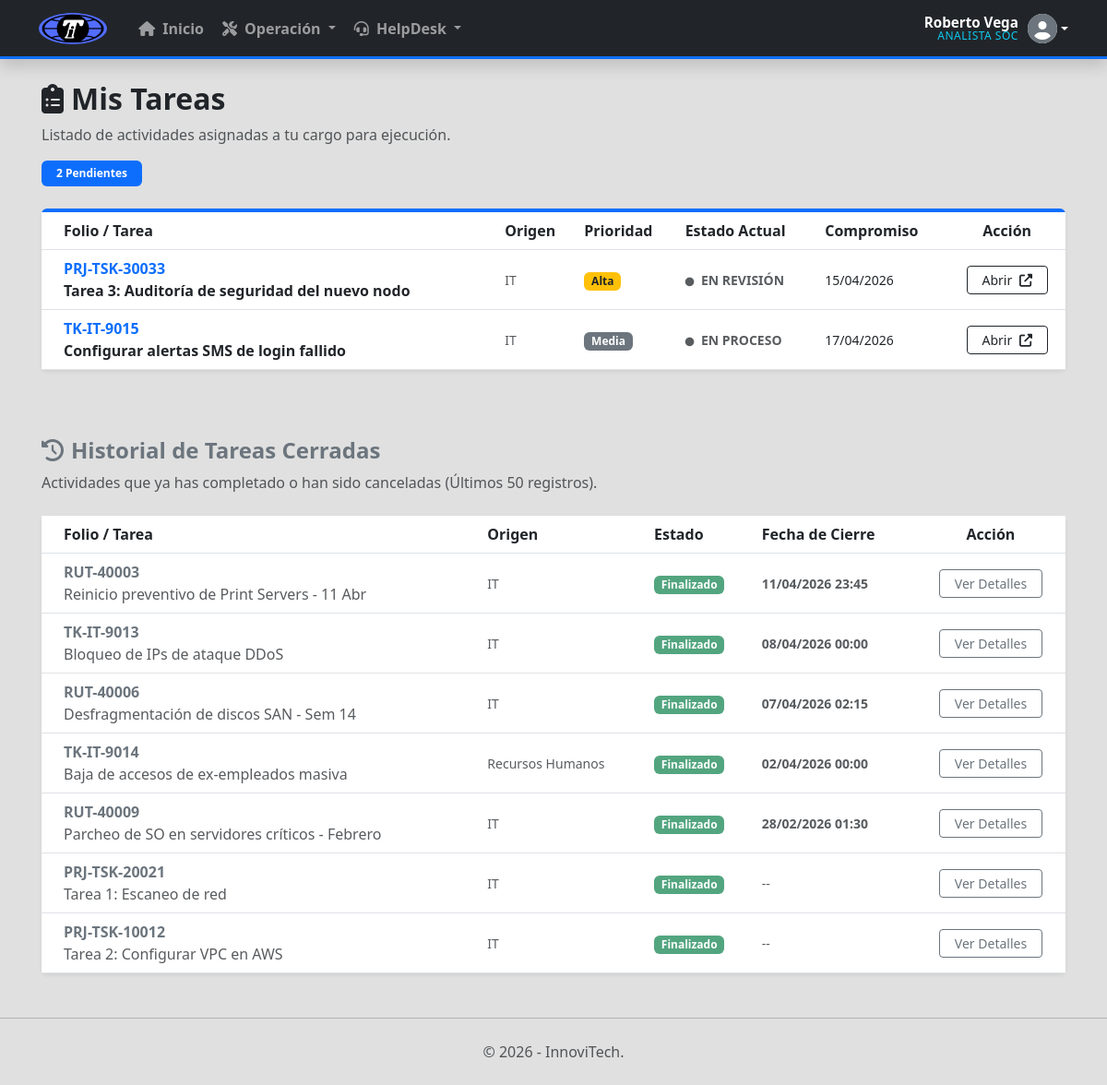
Screenshot of /TaskManager/my_tasks.php (signed in) with the database file from the repository.
### tables this page shows
CREATE TABLE `activities` (
  `Id` char(36) NOT NULL,
  `Folio` varchar(20) NOT NULL,
  `StageId` char(36) DEFAULT NULL,
  `DependsOnActivityId` varchar(36) DEFAULT NULL,
  `TemplateId` char(36) DEFAULT NULL,
  `RequesterId` char(36) NOT NULL,
  `RequesterDepartmentId` char(36) NOT NULL,
  `PrimaryDepartmentId` char(36) NOT NULL,
  `ResponsibleId` char(36) DEFAULT NULL,
  `Name` varchar(200) NOT NULL,
  `SpecificActionPlan` text DEFAULT NULL,
  `StatusId` int(11) NOT NULL,
  `ProgressPercentage` int(11) DEFAULT 0,
  `PriorityId` int(11) NOT NULL,
  `TaskTypeId` int(11) DEFAULT NULL,
  `ProjectId` varchar(36) DEFAULT NULL,
  `StartDate` datetime DEFAULT NULL,
  `CommitmentDate` datetime DEFAULT NULL,
  `CompletedDate` datetime DEFAULT NULL,
  `RowVersion` datetime DEFAULT current_timestamp() ON UPDATE current_timestamp(),
  `IsDeleted` tinyint(1) NOT NULL DEFAULT 0,
  `DeletedAt` datetime DEFAULT NULL,
  `DeletedBy` char(36) DEFAULT NULL,
  PRIMARY KEY (`Id`),
  UNIQUE KEY `Folio` (`Folio`),
  KEY `FK_Activities_Requester` (`RequesterId`),
  KEY `FK_Activities_ReqDept` (`RequesterDepartmentId`),
  KEY `FK_Activities_Departments` (`PrimaryDepartmentId`),
  KEY `FK_Activities_Users` (`ResponsibleId`),
  KEY `FK_Activities_Templates` (`TemplateId`),
  KEY `FK_Activities_Statuses` (`StatusId`),
  KEY `FK_Activities_Priorities` (`PriorityId`),
  KEY `FK_Act_Stage` (`StageId`),
  KEY `FK_Act_Project` (`ProjectId`),
  KEY `FK_Act_Depends` (`DependsOnActivityId`),
  CONSTRAINT `FK_Act_Depends` FOREIGN KEY (`DependsOnActivityId`) REFERENCES `activities` (`Id`),
  CONSTRAINT `FK_Act_Project` FOREIGN KEY (`ProjectId`) REFERENCES `projects` (`Id`),
  CONSTRAINT `FK_Act_Stage` FOREIGN KEY (`StageId`) REFERENCES `projectstages` (`Id`),
  CONSTRAINT `FK_Activities_Departments` FOREIGN KEY (`PrimaryDepartmentId`) REFERENCES `departments` (`Id`),
  CONSTRAINT `FK_Activities_Priorities` FOREIGN KEY (`PriorityId`) REFERENCES `priorities` (`Id`),
  CONSTRAINT `FK_Activities_ReqDept` FOREIGN KEY (`RequesterDepartmentId`) REFERENCES `departments` (`Id`),
  CONSTRAINT `FK_Activities_Requester` FOREIGN KEY (`RequesterId`) REFERENCES `users` (`Id`),
  CONSTRAINT `FK_Activities_Statuses` FOREIGN KEY (`StatusId`) REFERENCES `statuses` (`Id`),
  CONSTRAINT `FK_Activities_Templates` FOREIGN KEY (`TemplateId`) REFERENCES `activitytemplates` (`Id`),
  CONSTRAINT `FK_Activities_Users` FOREIGN KEY (`ResponsibleId`) REFERENCES `users` (`Id`)
);

CREATE TABLE `departments` (
  `Id` char(36) NOT NULL,
  `PlantId` char(36) NOT NULL,
  `Name` varchar(100) NOT NULL,
  `IsDeleted` tinyint(1) NOT NULL DEFAULT 0,
  PRIMARY KEY (`Id`),
  KEY `FK_Departments_Plants` (`PlantId`),
  CONSTRAINT `FK_Departments_Plants` FOREIGN KEY (`PlantId`) REFERENCES `plants` (`Id`)
);

CREATE TABLE `priorities` (
  `Id` int(11) NOT NULL AUTO_INCREMENT,
  `Name` varchar(50) NOT NULL,
  PRIMARY KEY (`Id`),
  UNIQUE KEY `Name` (`Name`)
);

CREATE TABLE `statuses` (
  `Id` int(11) NOT NULL AUTO_INCREMENT,
  `Name` varchar(50) NOT NULL,
  PRIMARY KEY (`Id`),
  UNIQUE KEY `Name` (`Name`)
);

### TaskManager/my_tasks.php (the view, shortened to what this page needs)
<?php
require_once 'conexion.php';
$userId = $_SESSION['UserID'];
$sqlPendientes = "
    SELECT a.Id, a.Folio, a.Name, p.Name as Prioridad, s.Name as Estado,
           a.CommitmentDate, d.Name as DeptoOrigen
    FROM Activities a
    JOIN Priorities p ON a.PriorityId = p.Id
    JOIN Statuses s ON a.StatusId = s.Id
    JOIN Departments d ON a.RequesterDepartmentId = d.Id
    WHERE a.ResponsibleId = ? AND s.Name NOT IN ('Finalizado', 'Cancelado')
    ORDER BY p.Id DESC, a.CommitmentDate ASC
";
$stmt = $pdo->prepare($sqlPendientes);
$stmt->execute([$userId]);
$tareas = $stmt->fetchAll();
$sqlHistorial = "
    SELECT a.Id, a.Folio, a.Name, p.Name as Prioridad, s.Name as Estado,
           a.CommitmentDate, a.CompletedDate, d.Name as DeptoOrigen
    FROM Activities a
    JOIN Priorities p ON a.PriorityId = p.Id
    JOIN Statuses s ON a.StatusId = s.Id
    JOIN Departments d ON a.RequesterDepartmentId = d.Id
    WHERE a.ResponsibleId = ? AND s.Name IN ('Finalizado', 'Cancelado')
    ORDER BY a.CompletedDate DESC, a.CommitmentDate DESC
    LIMIT 50 -- Límite razonable para no sobrecargar la vista si el técnico tiene años de antigüedad
";
$stmtHist = $pdo->prepare($sqlHistorial);
$stmtHist->execute([$userId]);
$historial = $stmtHist->fetchAll();
require 'layout.php';
?>
<div class="mt-4 mb-4">
    <div>
        <h2 class="fw-bold text-dark"><i class="fas fa-clipboard-list me-2"></i>Mis Tareas</h2>
        <p class="text-muted">Listado de actividades asignadas a tu cargo para ejecución.</p>
    </div>
    <div class="text-start">
        <span class="badge bg-primary px-3 py-2"><?= count($tareas) ?> Pendientes</span>
    </div>
</div>
<div class="row mb-5">
    <?php if (count($tareas) > 0): ?>
        <div class="col-12">
            <div class="card shadow-sm border-0 border-top border-4 border-primary">
                <div class="table-responsive">
                    <table class="table table-hover align-middle mb-0">
                        <thead class="bg-light">
                            <tr>
                                <th class="ps-4">Folio / Tarea</th>
                                <th>Origen</th>
                                <th>Prioridad</th>
                                <th>Estado Actual</th>
                                <th>Compromiso</th>
                                <th class="text-center">Acción</th>
                            </tr>
                        </thead>
                        <tbody>
                            <?php foreach ($tareas as $t): ?>
                                <tr>
                                    <td class="ps-4">
                                        <div class="fw-bold text-primary"><?= $t['Folio'] ?></div>
                                        <div class="text-dark fw-semibold"><?= htmlspecialchars($t['Name']) ?></div>
                                    </td>
                                    <td>
                                        <span class="small text-muted"><?= htmlspecialchars($t['DeptoOrigen']) ?></span>
                                    </td>
                                    <td>
                                        <?php
                                            $badgeClass = 'bg-secondary';
                                            if($t['Prioridad'] == 'Crítica') $badgeClass = 'bg-danger';
                                            elseif($t['Prioridad'] == 'Alta') $badgeClass = 'bg-warning text-dark';
                                        ?>
                                        <span class="badge <?= $badgeClass ?>"><?= $t['Prioridad'] ?></span>
                                    </td>
                                    <td>
                                        <span class="text-uppercase small fw-bold text-muted">
                                            <i class="fas fa-circle me-1" style="font-size: 0.6rem;"></i> <?= $t['Estado'] ?>
                                        </span>
                                    </td>
                                    <td>
                                        <?php if ($t['CommitmentDate']): ?>
                                            <div class="small <?= strtotime($t['CommitmentDate']) < time() ? 'text-danger fw-bold' : '' ?>">
                                                <?= date('d/m/Y', strtotime($t['CommitmentDate'])) ?>
                                            </div>
                                        <?php else: ?>
                                            <span class="text-muted small">Sin fecha</span>
                                        <?php endif; ?>
                                    </td>
                                    <td class="text-center">
                                        <a href="task_details.php?id=<?= $t['Id'] ?>" class="btn btn-sm btn-outline-dark px-3">
                                            Abrir <i class="fas fa-external-link-alt ms-1"></i>
                                        </a>
                                    </td>
                                </tr>
                            <?php endforeach; ?>
                        </tbody>
                    </table>
                </div>
            </div>
        </div>
    <?php endif; ?>
</div>
<div class="mt-5 mb-4 border-top pt-4">
    <h4 class="fw-bold text-secondary"><i class="fas fa-history me-2"></i>Historial de Tareas Cerradas</h4>
    <p class="text-muted">Actividades que ya has completado o han sido canceladas (Últimos 50 registros).</p>
</div>
<div class="row mb-5">
    <?php if (count($historial) > 0): ?>
        <div class="col-12">
            <div class="card shadow-sm border-0">
                <div class="table-responsive">
                    <table class="table table-hover align-middle mb-0">
                        <thead class="bg-light text-secondary">
                            <tr>
                                <th class="ps-4">Folio / Tarea</th>
                                <th>Origen</th>
                                <th>Estado</th>
                                <th>Fecha de Cierre</th>
                                <th class="text-center">Acción</th>
                            </tr>
                        </thead>
                        <tbody>
                            <?php foreach ($historial as $h): ?>
                                <tr class="bg-light bg-opacity-50">
                                    <td class="ps-4">
                                        <div class="fw-bold text-secondary"><?= $h['Folio'] ?></div>
                                        <div class="text-dark opacity-75"><?= htmlspecialchars($h['Name']) ?></div>
                                    </td>
                                    <td>
                                        <span class="small text-muted"><?= htmlspecialchars($h['DeptoOrigen']) ?></span>
                                    </td>
                                    <td>
                                        <span class="badge <?= $h['Estado'] == 'Finalizado' ? 'bg-success' : 'bg-dark' ?> bg-opacity-75">
                                            <?= $h['Estado'] ?>
                                        </span>
                                    </td>
                                    <td>
                                        <?php if ($h['CompletedDate']): ?>
                                            <div class="small text-muted fw-bold">
                                                <?= date('d/m/Y H:i', strtotime($h['CompletedDate'])) ?>
                                            </div>
                                        <?php else: ?>
                                            <span class="text-muted small">--</span>
                                        <?php endif; ?>
                                    </td>
                                    <td class="text-center">
                                        <a href="task_details.php?id=<?= $h['Id'] ?>" class="btn btn-sm btn-outline-secondary px-3">
                                            Ver Detalles
                                        </a>
                                    </td>
                                </tr>
                            <?php endforeach; ?>
                        </tbody>
                    </table>
                </div>
            </div>
        </div>
    <?php endif; ?>
</div>
<?php require 'footer.php'; ?>

### TaskManager/layout.php (style rules this page uses)
body { background-color: #E0E0E0 !important; }

### rows the page displays
activities: Folio "PRJ-TSK-30033", Name "Tarea 3: Auditoría de seguridad del nuevo nodo", PrimaryDepartmentId.Name "IT", PriorityId.Name "Alta", StatusId.Name "EN REVISIÓN", CommitmentDate "15/04/2026"
activities: Folio "TK-IT-9015", Name "Configurar alertas SMS de login fallido", PrimaryDepartmentId.Name "IT", PriorityId.Name "Media", StatusId.Name "EN PROCESO", CommitmentDate "17/04/2026"
activities: Folio "RUT-40003", Name "Reinicio preventivo de Print Servers - 11 Abr", PrimaryDepartmentId.Name "IT", StatusId.Name "Finalizado", CompletedDate "11/04/2026 23:45"
activities: Folio "TK-IT-9013", Name "Bloqueo de IPs de ataque DDoS", PrimaryDepartmentId.Name "IT", StatusId.Name "Finalizado", CompletedDate "08/04/2026 00:00"
activities: Folio "RUT-40006", Name "Desfragmentación de discos SAN - Sem 14", PrimaryDepartmentId.Name "IT", StatusId.Name "Finalizado", CompletedDate "07/04/2026 02:15"
activities: Folio "TK-IT-9014", Name "Baja de accesos de ex-empleados masiva", RequesterDepartmentId.Name "Recursos Humanos", StatusId.Name "Finalizado", CompletedDate "02/04/2026 00:00"
activities: Folio "RUT-40009", Name "Parcheo de SO en servidores críticos - Febrero", PrimaryDepartmentId.Name "IT", StatusId.Name "Finalizado", CompletedDate "28/02/2026 01:30"
activities: Folio "PRJ-TSK-20021", Name "Tarea 1: Escaneo de red", PrimaryDepartmentId.Name "IT", StatusId.Name "Finalizado"
activities: Folio "PRJ-TSK-10012", Name "Tarea 2: Configurar VPC en AWS", PrimaryDepartmentId.Name "IT", StatusId.Name "Finalizado"

### other values shown
$_SESSION['FullName'] "Roberto Vega"
$_SESSION['JobTitle'] "ANALISTA SOC"
count($tareas) "2"
